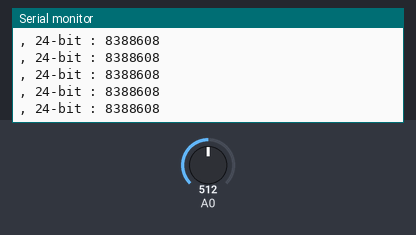
Recording of a sketch running on a simulated Arduino Zero (SAMD21). Parts: the last lines printed to the serial monitor. The inputs (shaded band) are chosen by the test bench; at power-on: A0 = 512 (analog values on the 0–1023 scale).

Above: at 1.2 s.
1.3 s: A0 set to 716
At 1.31 s:
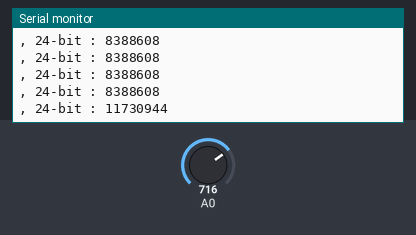
2.8 s: A0 set to 900
At 2.81 s:
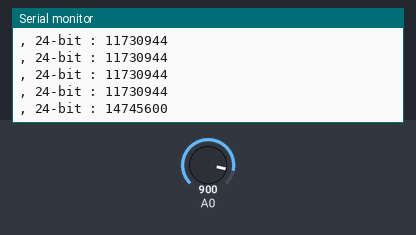
Timing chart, 0 to 5.8 s (numbered marks = the images above; inputs shaded):
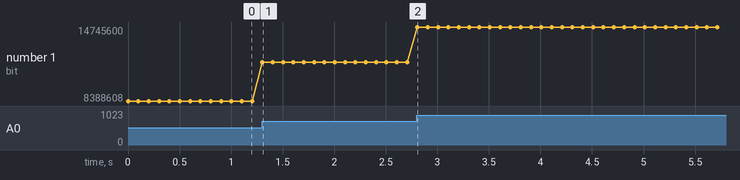

Measured:
- after the input at 1.3 s, the serial monitor: prints a new line at once (image 1)
- after the input at 2.8 s, the serial monitor: prints a new line at once (image 2)
- plotted number 1: 8388608 → 11730944 after the input at 1.3 s, 11730944 → 14745600 after the input at 2.8 s

The sketch:

sketch_sep26a.ino
```cpp
void setup() {
  // open a serial connection
  Serial.begin(9600);
}

void loop() {

  analogReadResolution(24);
  Serial.print(", 24-bit : ");
  Serial.println(analogRead(A0));

  // a little delay to not hog serial monitor
  delay(100);
}
```
